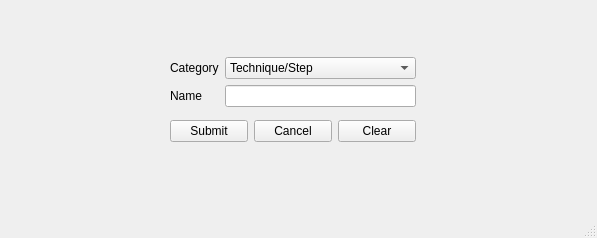
<?xml version="1.0" encoding="UTF-8"?>
<ui version="4.0">
 <class>AddDanceWindow</class>
 <widget class="QMainWindow" name="AddDanceWindow">
  <property name="enabled">
   <bool>true</bool>
  </property>
  <property name="geometry">
   <rect>
    <x>0</x>
    <y>0</y>
    <width>597</width>
    <height>238</height>
   </rect>
  </property>
  <property name="windowTitle">
   <string>Add Dance Move</string>
  </property>
  <widget class="QWidget" name="centralwidget">
   <widget class="QWidget" name="">
    <property name="geometry">
     <rect>
      <x>170</x>
      <y>50</y>
      <width>246</width>
      <height>100</height>
     </rect>
    </property>
    <layout class="QVBoxLayout" name="parent_layout">
     <item>
      <layout class="QHBoxLayout" name="label_input_hlayout">
       <item>
        <layout class="QVBoxLayout" name="label_vlayout">
         <item>
          <widget class="QLabel" name="category_label">
           <property name="text">
            <string>Category</string>
           </property>
          </widget>
         </item>
         <item>
          <widget class="QLabel" name="name_label">
           <property name="text">
            <string>Name</string>
           </property>
          </widget>
         </item>
        </layout>
       </item>
       <item>
        <layout class="QVBoxLayout" name="input_vlayout">
         <item>
          <widget class="QComboBox" name="category_comboBox">
           <item>
            <property name="text">
             <string>Technique/Step</string>
            </property>
           </item>
           <item>
            <property name="text">
             <string>Concept</string>
            </property>
           </item>
           <item>
            <property name="text">
             <string>Set</string>
            </property>
           </item>
           <item>
            <property name="text">
             <string>Choreography</string>
            </property>
           </item>
          </widget>
         </item>
         <item>
          <widget class="QLineEdit" name="name_lineEdit"/>
         </item>
        </layout>
       </item>
      </layout>
     </item>
     <item>
      <layout class="QHBoxLayout" name="button_hlayout">
       <item>
        <widget class="QPushButton" name="submit_pushButton">
         <property name="text">
          <string>Submit</string>
         </property>
        </widget>
       </item>
       <item>
        <widget class="QPushButton" name="cancel_pushButton">
         <property name="text">
          <string>Cancel</string>
         </property>
        </widget>
       </item>
       <item>
        <widget class="QPushButton" name="clear_pushButton">
         <property name="text">
          <string>Clear</string>
         </property>
        </widget>
       </item>
      </layout>
     </item>
    </layout>
   </widget>
  </widget>
  <widget class="QMenuBar" name="menubar">
   <property name="geometry">
    <rect>
     <x>0</x>
     <y>0</y>
     <width>597</width>
     <height>22</height>
    </rect>
   </property>
  </widget>
  <widget class="QStatusBar" name="statusbar"/>
 </widget>
 <resources/>
 <connections/>
</ui>
